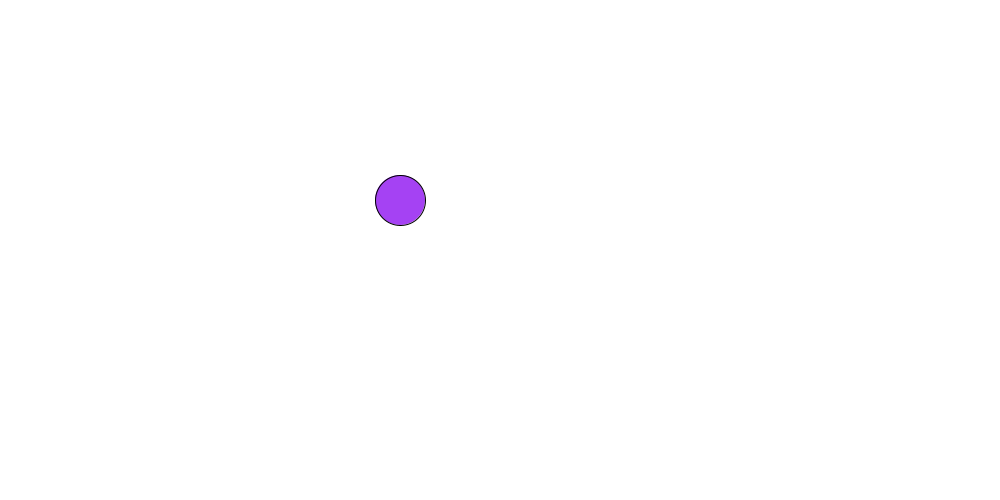
Frame 1 (no input)
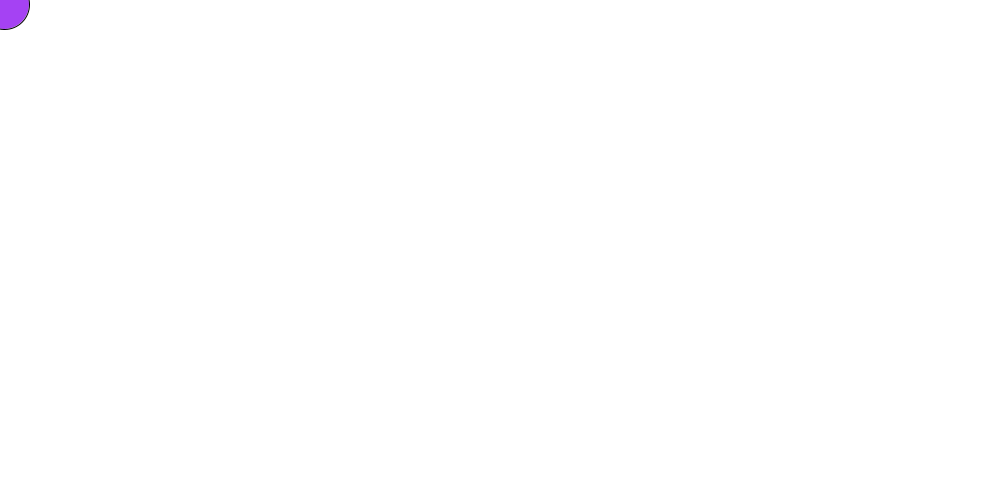
Frame 60 (the mouse pressed at the canvas centre just before this capture)
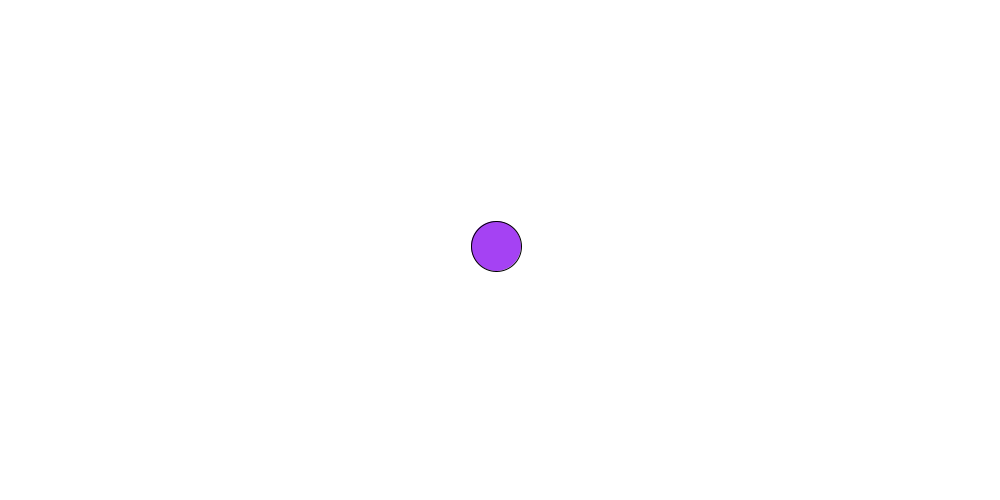
Frame 120 (the mouse held since frame 60 and released just before this capture)

The Processing sketch that drew these frames (run headless with seeded random() and noise(); from frame 60 on, the mouse is pressed at the canvas centre):

// Processing sketch: sketch_160316b
// ── sketch_160316b.pde

Walker w;

void setup() {
  size(1000,500);
  w = new Walker();
}

void draw() {
  w.step();
  background(255);
  w.render();
}
// ── Walker.pde

// A random walker object!

class Walker {
  int x,y;

  Walker() {
    x = width/2;
    y = height/2;
    fill(random(256),random(256),random(256));
  }

  void render() {
    stroke(0);
    ellipse(x,y,50,50);
  }

  // Randomly move up, down, left, right, or stay in one place
  void step() {
    
    int choice = int(random(2));
    int vx,vy;
    
    if(choice==0){
      vx=(mouseX-x)/5;
      vy=(mouseY-y)/5;
    }
    else{
      vx=vy=0;
    }
    
    x = constrain(x+vx,0,width-1);
    y = constrain(y+vy,0,height-1);
  }
}
